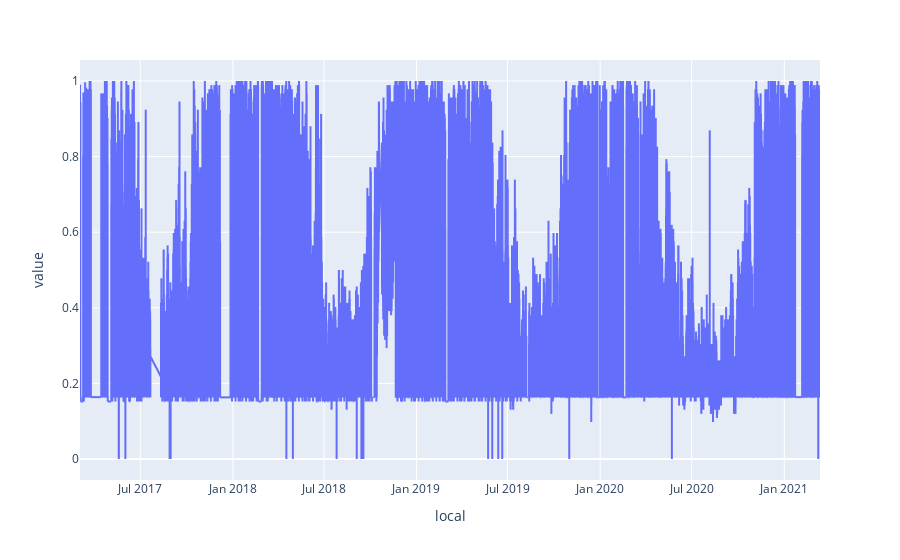

Notebook code for this chart:
### Code cell
#Time Series plot
df['value'].plot(figsize=(15,5))
plt.title('Air Pollution Over Time')
plt.show()

fig=px.line(df,x=df.index,y='value')
fig.show()

### Figure 1 — Plotly figure (JSON) as saved in the notebook; plotly's stock layout.template omitted (floating-point values rounded to 4 significant figures; data arrays with more than 128 entries replaced by an {"elided": "..."} marker saying what was removed)
{"data": [{"hovertemplate": "local=%{x}<br>value=%{y}<extra></extra>", "legendgroup": "", "line": {"color": "#636efa", "dash": "solid"}, "marker": {"symbol": "circle"}, "mode": "lines", "name": "", "showlegend": false, "type": "scattergl", "x": {"elided": "52886 str values"}, "xaxis": "x", "y": {"elided": "52886 float values"}, "yaxis": "y"}], "layout": {"legend": {"tracegroupgap": 0}, "margin": {"t": 60}, "xaxis": {"anchor": "y", "domain": [0, 1], "title": {"text": "local"}}, "yaxis": {"anchor": "x", "domain": [0, 1], "title": {"text": "value"}}}}
